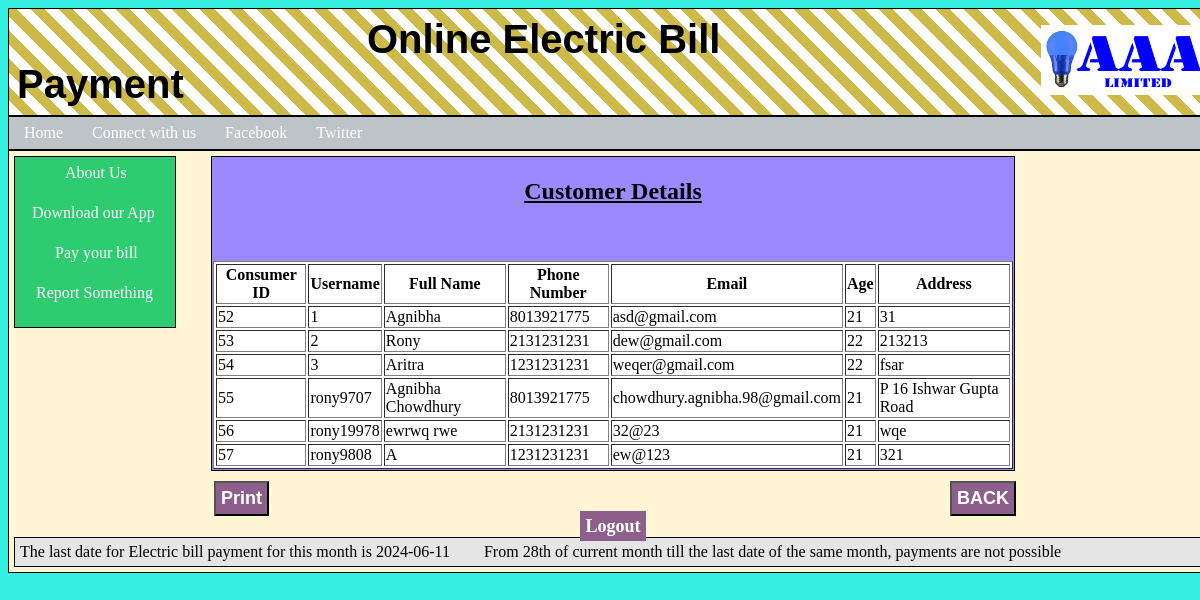
Page /cdetails.php (signed in) on the committed database.
### tables this page shows
CREATE TABLE `registration` (
  `username` varchar(255) NOT NULL,
  `fullname` varchar(255) NOT NULL,
  `password` varchar(255) NOT NULL,
  `password_real` varchar(255) NOT NULL,
  `phone_number` varchar(13) NOT NULL,
  `email` varchar(255) NOT NULL,
  `age` int(255) NOT NULL,
  `address` varchar(255) NOT NULL,
  `imglink` varchar(255) NOT NULL,
  `c_id` int(255) NOT NULL
);

### cdetails.php (the view, shortened to what this page needs)
<?php
require_once('config/config.php');
$query="select * from registration";
$result=mysqli_query($con,$query);
?>
<html>
<head>
	<link href="css/index.css" rel="stylesheet" type="text/css"/>
	<link rel="stylesheet"  href="css/form_login.css">
</head>
<body style="background-color:#34efe0">
<div id="header">
	<table>
	<tr>
	<td> <span style="padding-left:350px"><a  href="index1.php" style="text-decoration: none" target="_parent"> <b><font id="font1">Online Electric Bill Payment</font></b></span></a></td>
	<td> <span style="padding-left:180px"><a  href="index1.php"><img id="logo"  src="img/logo.jpg" height="70px" alt="logo.png" /></span></a></td>
	</table>
	</div>
	<div id="main-wrap">
									 <a id="c" href="index1.php" style="text-decoration: none">Home  </a>
	<span style="padding-left:5px">  <a id="c" href="connectwithus.php" style="text-decoration: none">Connect with us</a>
	<span style="padding-left:5px">  <a id="c" href="#" style="text-decoration: none">Facebook</a>
	<span style="padding-left:5px">  <a id="c" href="#" style="text-decoration: none">Twitter</a>
	</div>
	<div id="main">
		<div class="left-sub1">
				<span style="padding-left:35px"><a id="d" href="aboutus.php" style="text-decoration: none">About Us</a><br><br>
				<span style="padding-left:2px"><a id="d" href="img/Electric Bill Payment.jpg " download style="text-decoration: none">Download our App</a><br><br>
				<span style="padding-left:25px"><a id="d" href="login.php" style="text-decoration: none">Pay your bill</a><br><br>
				<span style="padding-left:6px"><a id="d" href="#" style="text-decoration: none">Report Something</a><br><br>
			</div>
	<div class="middle-sub1" id="print">
			<center><h2><u>Customer Details</u> </h2><br><br>
			<table align="center" bgcolor="white" border="1px"  >
			<tr>
              <th>Consumer ID</th>
            <th>Username</th>
			  <th>Full Name</th>
			  <th>Phone Number</th>
			  <th>Email</th>
			  <th>Age</th>
			  <th>Address</th>
			</tr>
			<?php
			while($rows=mysqli_fetch_assoc($result))
			{
			?>
			<tr>
				<td><?php echo $rows['c_id'];  ?>  </td>
                <td><?php echo $rows['username'];  ?>  </td>
				<td><?php echo $rows['fullname'];  ?>  </td>
				<td><?php echo $rows['phone_number'];  ?>  </td>
				<td><?php echo $rows['email'];  ?>  </td>
				<td><?php echo $rows['age']; ?>  </td>
				<td><?php echo $rows['address'];  ?>  </td>
			</tr>
			<?php
			}
			?>
			</table>
		</div>
	<span style="padding-left:200px"><input type="button" class="logout" value="Print" onclick="printContent('print')">
		<span style="padding-left:677px"><input type="button" onclick="window.location.href='welcomeadmin.php'" name="logout" class="logout" value="BACK">
				<center>
				<a class="logout" href="adminlogout.php" style="text-decoration: none">Logout</a>
			</center>
	<div id="marquee-msg">
         <marquee onmouseover="stop()" onmouseout="start()">The last date for Electric bill payment for this month is <?php          $duedate=date("Y-m-11");
                                                                            echo $duedate;
                                                                    ?><span style="padding-left:30px">
                        From 28th of current month till the last date of the same month, payments are not possible
                    </marquee>
    </div>
	</body>
	</html>

### css/index.css (style rules this page uses)
#header { margin: 0 auto; width: 1198px; height: 0 auto; border: 1px solid black; text-align: center; padding:5px; background: repeating-linear-gradient( 45deg, #ffffff, #ffffff 10px, #ceba48 10px, #ceba48 20px ); }
#font1 { font-family: "Arial Black", Gadget, sans-serif; font-style: Georgia; font-size:40px; color:black; }
#logo { margin: 0 auto; }
#main-wrap { margin: 0 auto; height: 0 auto; width: 1198px; border: 1px solid black; background-color:#bdc3c7; padding:5px; }
#marquee-msg { margin: 0 auto; height: 0 auto; width: 1198px; border: 1px solid black; background-color:#e5e5e5; padding:5px; }
#c:link, #c:visited { background-color: #bdc3c7; color: white; padding: 2px 10px; text-align: center; text-decoration: none; display: inline-block; }
#main { margin: 0 auto; overflow:auto; display:block; height: auto; width: 1198px; background-color:#fff6d6; border: 1px solid black; padding:5px; }
.middle-sub1 { margin: 0 auto; height:0 auto; width: 800px; background-color:#9c88ff; border: 1px solid black; padding:1px; float:middle; }
.left-sub1 { margin :0 auto; height: 0 auto; width:150px; background-color: #2ecc71; padding:5px; float:left; border: 1px solid black; }
#d:link, #d:visited { background-color: #2ecc71; color: white; padding: 2px 10px; text-align: center; text-decoration: none; display: inline-block; }

### css/form_login.css (style rules this page uses)
.logout { background-color:#8D608C; padding:5px; color:white; width:0 auto; font-size:18px; font-weight:bold; text-align: center; margin-top:10px; }

### rows in the picture
registration: c_id "52", username "1", fullname "Agnibha", phone_number "8013921775", email "asd@gmail.com", age "21", address "31"
registration: c_id "53", username "2", fullname "Rony", phone_number "2131231231", email "dew@gmail.com", age "22", address "213213"
registration: c_id "54", username "3", fullname "Aritra", phone_number "1231231231", email "weqer@gmail.com", age "22", address "fsar"
registration: c_id "55", username "rony9707", fullname "Agnibha Chowdhury", phone_number "8013921775", email "chowdhury.agnibha.98@gmail.com", age "21", address "P 16 Ishwar Gupta Road"
registration: c_id "56", username "rony19978", fullname "ewrwq rwe", phone_number "2131231231", email "32@23", age "21", address "wqe"
registration: c_id "57", username "rony9808", fullname "A", phone_number "1231231231", email "ew@123", age "21", address "321"
